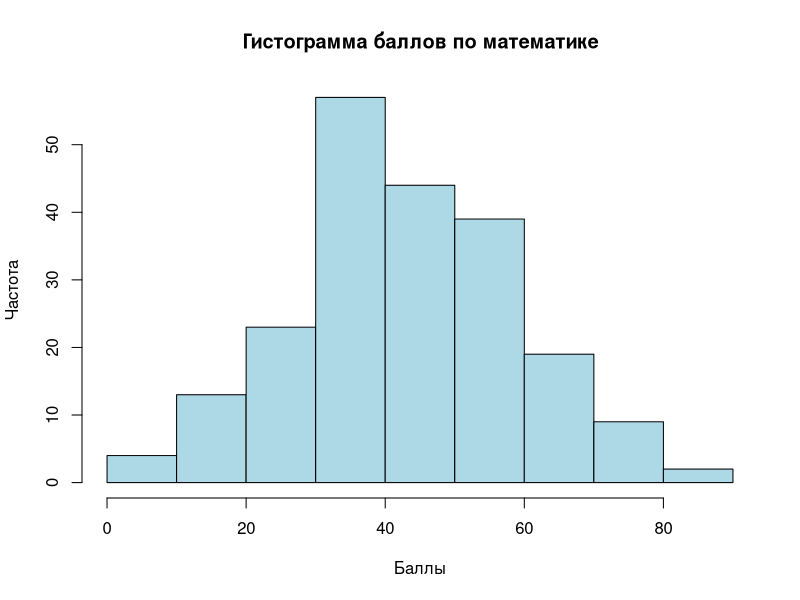

Reproduce this figure in R.

# Лабораторная 2

setwd("C:/study/anatolich-1/R_labs/R_lab2/Workdir")

# Проверка существования файла
if (file.exists("data.csv")) {
  # Чтение данных
  data <- read.table("data.csv", header = TRUE, sep = ";")
  
  
  
  
  # Задание 2
  
  # Очистка данных от NA
  cl_data <- na.omit(data)
  
  # Определение количества строк в исходной и очищенной таблицах
  col_all <- nrow(data)
  col_cleaned <- nrow(cl_data)
  
  # Вывод результатов
  cat("\n")
  cat("Количество строк в исходной таблице:", col_all, "\n")
  cat("Количество строк в очищенной таблице:", col_cleaned, "\n")
  
  
  
  
  # Задание 3
  
  # Сортировка очищенной таблицы
  sorted_data <- cl_data[order(cl_data$Пол, -cl_data$Математика), ]
  
  # Вывод отсортированной таблицы
  cat("\n")
  print(sorted_data)
  cat("\n")
  
  
  
  
  
  # Задание 4
  
  # Подсчет количества мужчин и женщин
  sex_count <- table(cl_data$Пол)
  
  # Вывод результатов
  cat("\n")
  cat("Количество мужчин:", sex_count["М"], "\n")
  cat("Количество женщин:", sex_count["Ж"], "\n")
  
  
  
  
  
  # Задание 5
  
  # Извлечение данных из столбца Математика
  math_points <- cl_data$Математика
  
  # Вычисление статистических характеристик
  math_points_mean <- mean(math_points)
  math_points_var <- var(math_points)
  math_points_sd <- sd(math_points)
  math_points_quantile <- quantile(math_points)
  
  # Вывод результатов
  cat("\n")
  cat("Среднее выборочное:", math_points_mean, "\n")
  cat("Выборочная дисперсия:", math_points_var, "\n")
  cat("Среднеквадратическое отклонение:", math_points_sd, "\n")
  cat("Квартили:", math_points_quantile, "\n")
  
  # Построение гистограммы
  hist(math_points, main = "Гистограмма баллов по математике", xlab = "Баллы", ylab = "Частота", col = "lightblue", border = "black")
  
  
  
  
  
  # Задание 6
  
 
  
  # Определение количества наблюдений
  n <- length(math_points)
  
  # Расчет количества интервалов по формуле Стэрджесса
  k <- 1 + floor(log2(n))
  
  # Создание интервалов
  intervals <- seq(min(math_points), max(math_points), length.out = k + 1)
  
  # Подсчет частот
  freq <- hist(math_points, breaks = intervals, plot = FALSE)$counts
  
  # Вывод результатов
  cat("\n")
  cat("Количество интервалов:", k, "\n")
  cat("Интервалы:", intervals, "\n")
  cat("Частоты:", freq, "\n")
  
} else {
  cat("Файл 'data.csv' не найден по указанному пути.\n")
}